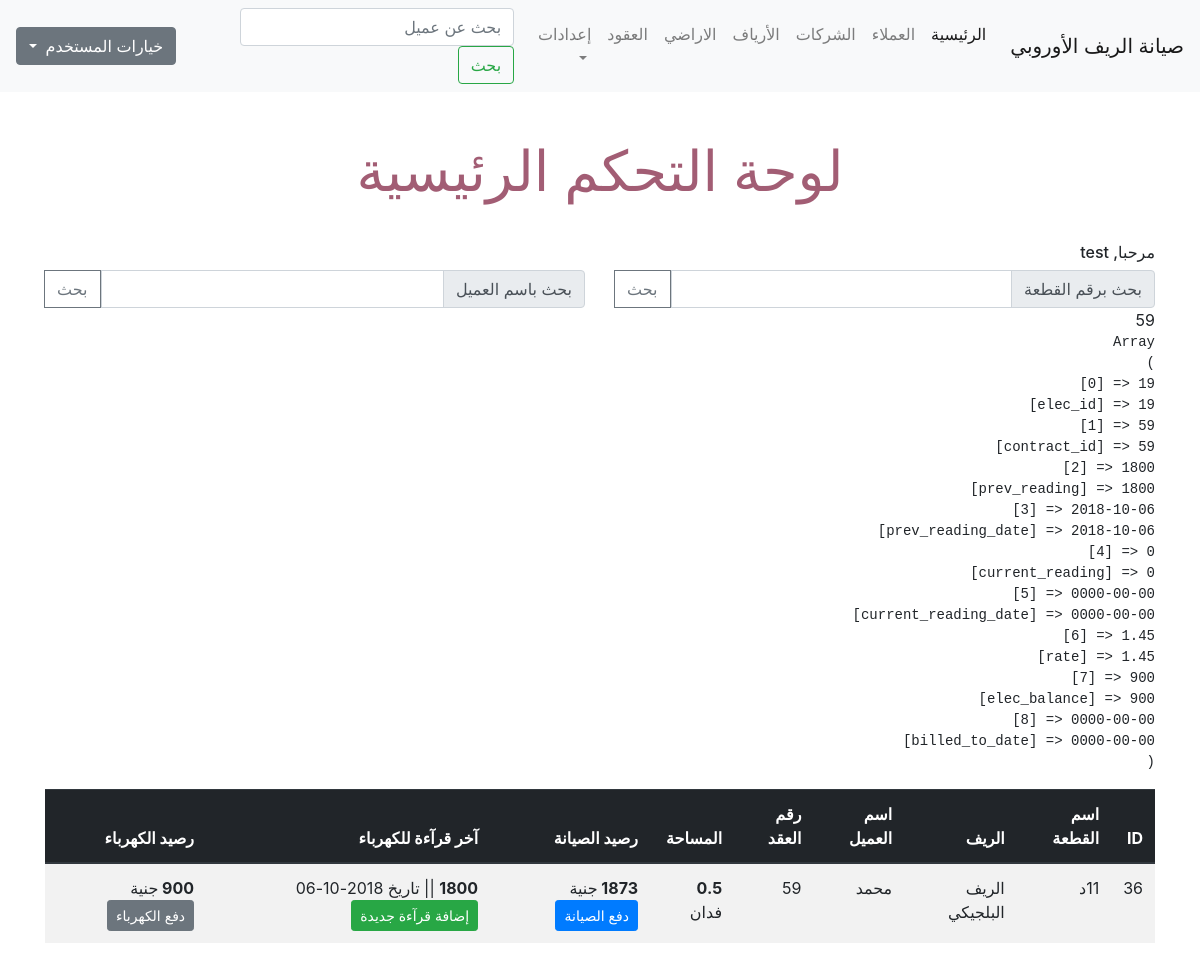
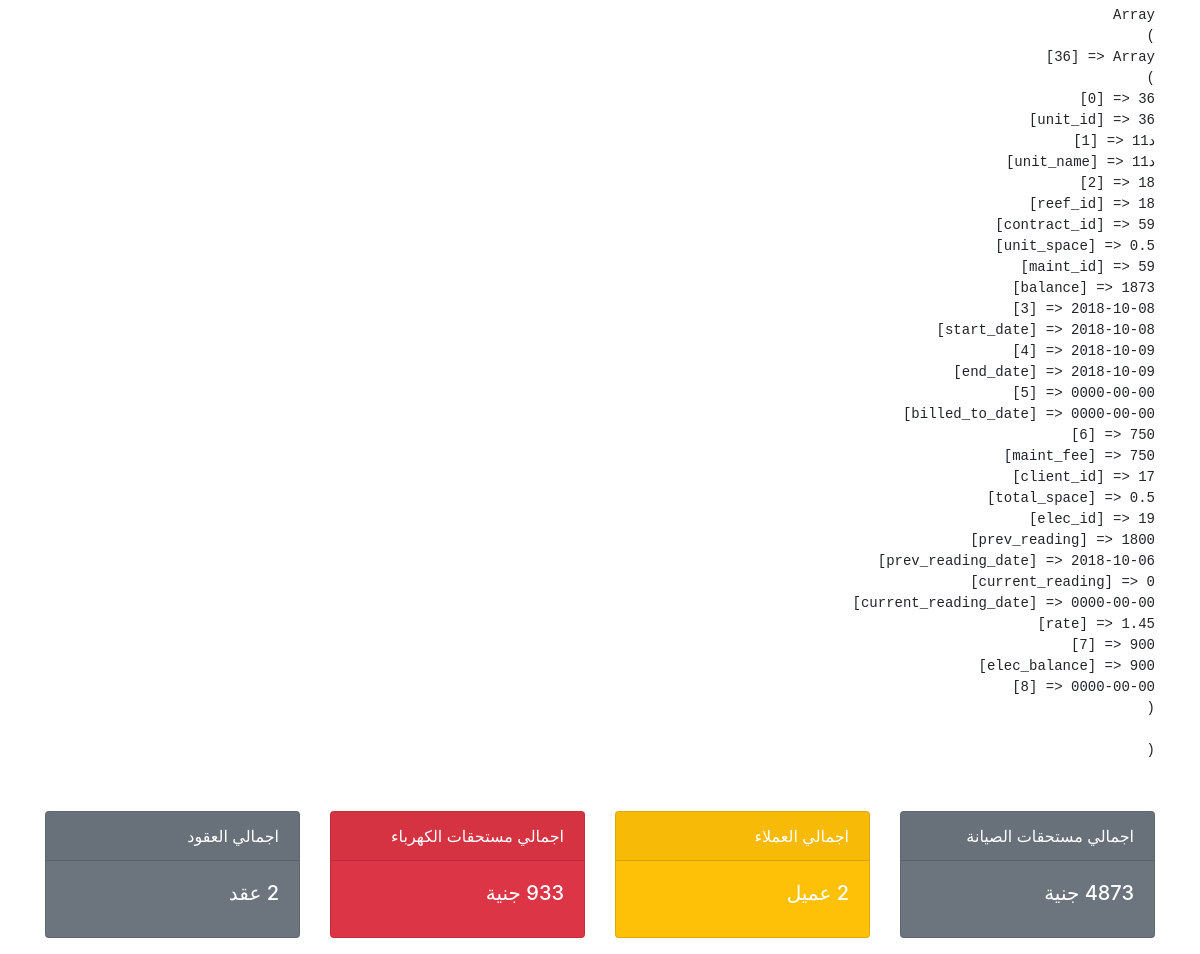
The page /dashboard.php?unit=11د (signed in) on the database its author committed (2 pictures, top to bottom).
### tables this page shows
CREATE TABLE `units` (
  `unit_id` int(11) NOT NULL,
  `unit_name` varchar(50) NOT NULL,
  `reef_id` int(11) NOT NULL
);

CREATE TABLE `contract_units` (
  `contract_id` int(11) NOT NULL,
  `unit_id` int(11) NOT NULL,
  `unit_space` double NOT NULL
);

CREATE TABLE `maint` (
  `maint_id` int(11) NOT NULL,
  `contract_id` int(11) NOT NULL,
  `balance` int(255) NOT NULL,
  `start_date` date NOT NULL,
  `end_date` date NOT NULL,
  `billed_to_date` date NOT NULL,
  `maint_fee` int(11) NOT NULL DEFAULT '750'
);

CREATE TABLE `reefs` (
  `reef_id` int(11) NOT NULL,
  `company_id` int(11) NOT NULL,
  `reef_name` varchar(100) NOT NULL
);

CREATE TABLE `clients` (
  `client_id` int(11) NOT NULL,
  `client_name` varchar(200) NOT NULL,
  `phone` varchar(20) NOT NULL,
  `email` varchar(200) NOT NULL,
  `address` varchar(255) NOT NULL
);

### dashboard.php (the view, shortened to what this page needs)
<?php
    if(isset($_SESSION['username'])) {
        include 'init.php';
        include $tbl . 'header.php';
        ?>
        <div class="container">
            <h1 class="page-title text-center"> لوحة التحكم الرئيسية </h1>
            <h6> مرحبا,  <?php echo $_SESSION['username']; ?></h6>
            <div class="row">
                <div class="col-6">
                    <form class="" action="<?php $_SERVER['PHP_SELF'] ?>" method="GET">
                        <div class="input-group">
                            <div class="input-group-prepend">
                                <span class="input-group-text">بحث برقم القطعة</span>
                            </div>
                            <input type="text" aria-label="رقم القطعة" name="unit" class="form-control">
                            <div class="input-group-prepend">
                                <input type="submit" class="btn btn-outline-secondary" value="بحث"/>
                            </div>
                        </div>
                    </form>
                </div>
                <div class="col-6">
                    <form class="" action="<?php $_SERVER['PHP_SELF'] ?>" method="GET">
                        <div class="input-group">
                                <div class="input-group-prepend">
                                    <span class="input-group-text">بحث  باسم العميل</span>
                                </div>
                                <input type="text" aria-label="رقم القطعة" name="client" class="form-control">
                                <div class="input-group-prepend">
                                    <input type="submit" class="btn btn-outline-secondary" value="بحث"/>
                                </div>
                        </div>
                    </form>
                </div>
            </div>
        <?php
        if (isset($_GET['unit'])) {
            $unit = $_GET['unit'];
            $stmt = $db->prepare('SELECT * FROM units WHERE unit_name like ? OR unit_id like ?');
            $stmt->execute(array('%' . $unit . '%' , '%' . $unit . '%' ));
            $data = $stmt->fetchAll();
            $conUnits = array();
            foreach ($data as $u) {
                $stmt = $db->prepare('SELECT * FROM contract_units WHERE unit_id = ?');
                $stmt->execute(array($u['unit_id']));
                $count = $stmt->rowCount();
                if ($count > 0) {
                    $filteredData = $stmt->fetch();
                    $stmt = $db->prepare('SELECT * FROM maint WHERE contract_id = ?');
                    $stmt->execute(array($filteredData['contract_id']));
                    $row = $stmt->fetch();
                    $stmtClient = $db->prepare('SELECT contract_id,client_id,total_space FROM contracts WHERE contract_id = ?');
                    $stmtClient->execute(array($filteredData['contract_id']));
                    $client_fetched = $stmtClient->fetch();
                    $stmtEl = $db->prepare('SELECT * FROM elec WHERE contract_id = ?');
                    $stmtEl->execute(array($client_fetched['contract_id']));
                    $elecT = $stmtEl->fetch();
                    echo $filteredData['contract_id'];
                    echo '<pre>';
                    print_r($elecT);
                    echo '</pre>';
                    $conUnits += array($u['unit_id'] => $u + $filteredData + $row + $client_fetched + $elecT );
                }
            }
            ?>
            <table class="table table-striped table-hover ">
            <thead class="thead-dark">
                <tr>
                    <th>
                        ID
                    </th>
                    <th>
                        اسم القطعة
                    </th>
                    <th>
                        الريف
                    </th>
                    <th>
                    اسم العميل
                    </th>
                    <th>
                        رقم العقد
                    </th>
                    <th>
                    المساحة
                    </th>
                    <th>
                        رصيد الصيانة
                    </th>
                    <th>
                        آخر قرآءة للكهرباء
                    </th>
                    <th>
                        رصيد الكهرباء
                    </th>
                </tr>
            </thead>
            <tbody>
                <?php
                    foreach($conUnits as $unit) {
                             $s1 = $db->prepare('SELECT reef_name FROM reefs WHERE reef_id = ?');
                             $s1->execute(array($unit['reef_id']));
                             $f1 = $s1->fetch();
                             $s2 = $db->prepare('SELECT client_name FROM clients WHERE client_id = ?');
                             $s2->execute(array($unit['client_id']));
                             $f2 = $s2->fetch();
                        echo '<tr><td>'  . $unit['unit_id'] .
                             '</td><td>' . $unit['unit_name'] .
                             '</td><td>' . $f1['reef_name'] .
                             '</td><td>' .$f2['client_name']  .
                             '</td><td>' . $unit['contract_id'] .
                             '</td><td><b> ' . $unit['total_space'] . ' </b>فدان' .
                             '</td><td><b> ' . $unit['balance']  . ' </b>جنية' . " <a class='btn btn-primary btn-sm' href='payment.php?action=payMaint&conid=" . $unit['contract_id'] . "'>  دفع الصيانة</a></td><td><b>"
                             . $unit['prev_reading'] . '</b> || تاريخ ' . $unit['prev_reading_date'] . "<a class='btn btn-success btn-sm' href='payment.php?action=addCurrentElec&conid=" . $unit['contract_id'] . "'>   إضافة قرآءة جديدة</a>"  . "</td><td><b>"
                             . $unit['elec_balance'] .  ' </b>جنية' . " <a class='btn btn-secondary btn-sm' href='payment.php?action=payElec&conid=" . $unit['contract_id'] . "'>  دفع الكهرباء</a>" . "</td></tr>";
                    }
                ?>
            </tbody>
            </table>
            <?php
            echo '<pre>';
            print_r($conUnits);
            echo '</pre>';
        }
        ?>
        </div>
        <div class="container">
            <div class="main-items">
                    <div class="row">
                        <div class="col-3">
                            <div class="card text-white bg-secondary mb-3" style="max-width: 18rem;">
                                <div class="card-header">اجمالي مستحقات الصيانة</div>
                                <div class="card-body">
                                    <?php
                                        $stmt = $db->prepare('SELECT SUM(balance) FROM maint');
                                        $stmt->execute();
                                        $balanceSum = $stmt->fetch();
                                        echo "<h5 class='card-title'>" . $balanceSum['SUM(balance)'] . " جنية</h5>";
                                    ?>
                                </div>
                            </div>
                        </div>
                        <div class="col-3">
                            <div class="card text-white bg-warning mb-3" style="max-width: 18rem;">
                            <div class="card-header">اجمالي العملاء</div>
                                <div class="card-body">
                                    <?php
                                        $stmt = $db->prepare('SELECT COUNT(client_id) FROM contracts');
                                        $stmt->execute();
                                        $clientsCount = $stmt->fetch();
                                        echo "<h5 class='card-title'>" . $clientsCount['COUNT(client_id)'] . " عميل</h5>";
                                    ?>
                                </div>
                            </div>
                        </div>
                        <div class="col-3">
                            <div class="card text-white bg-danger  mb-3" style="max-width: 18rem;">
                                <div class="card-header">اجمالي مستحقات الكهرباء</div>
                                <div class="card-body">
                                    <?php
                                        $stmt = $db->prepare('SELECT SUM(elec_balance) FROM elec');
                                        $stmt->execute();
                                        $elecSum = $stmt->fetch();
                                        echo "<h5 class='card-title'>" . $elecSum['SUM(elec_balance)'] . " جنية</h5>";
                                    ?>
                                </div>
                            </div>
                        </div>
                        <div class="col-3">
                            <div class="card text-white bg-secondary mb-3" style="max-width: 18rem;">
                                <div class="card-header">اجمالي العقود</div>
                                <div class="card-body">
                                    <?php
                                        $stmt = $db->prepare('SELECT COUNT(contract_id) FROM contracts');
                                        $stmt->execute();
                                        $contractsCount = $stmt->fetch();
                                        echo "<h5 class='card-title'>" . $contractsCount['COUNT(contract_id)'] . " عقد</h5>";
                                    ?>
                                </div>
                            </div>
                        </div>
                    </div>
                </div>
        </div>
    <?php
    include $tbl . 'footer.php';
    } else {
        header('Location: index.php');
    }

### layout/css/main.css (style rules this page uses)
.page-title { font-size: 56px; color: #a25d74; padding: 30px 0; }
.main-items { margin-top: 50px; }

### rows shown on the page
units: contract_units.contract_id "59", value "Array ( [0] => 19 [elec_id] => 19 [1] => 59 [contract_id] => 59 [2] => 1800 [prev_reading] => 1800 [3] => 2018-10-06 [prev_reading_date] => 2018-10-06 [4] => 0 [current_reading] => 0 [5] => 0000-00-00 [current_reading_date] => 0000-00-00 [6] => 1.45 [rate] => 1.45 [7] => 900 [elec_balance] => 900 [8] => 0000-00-00 [billed_to_date] => 0000-00-00 )"
maint: unit_id "36", unit_name "11د", reefs.reef_name "الريف البلجيكي", clients.client_name "محمد", contract "59", total_space "0.5", prev_reading "1800", prev_reading_date "2018-10-06", elec_balance "900"

### other values the page prints
$_SESSION['username'] "test"
